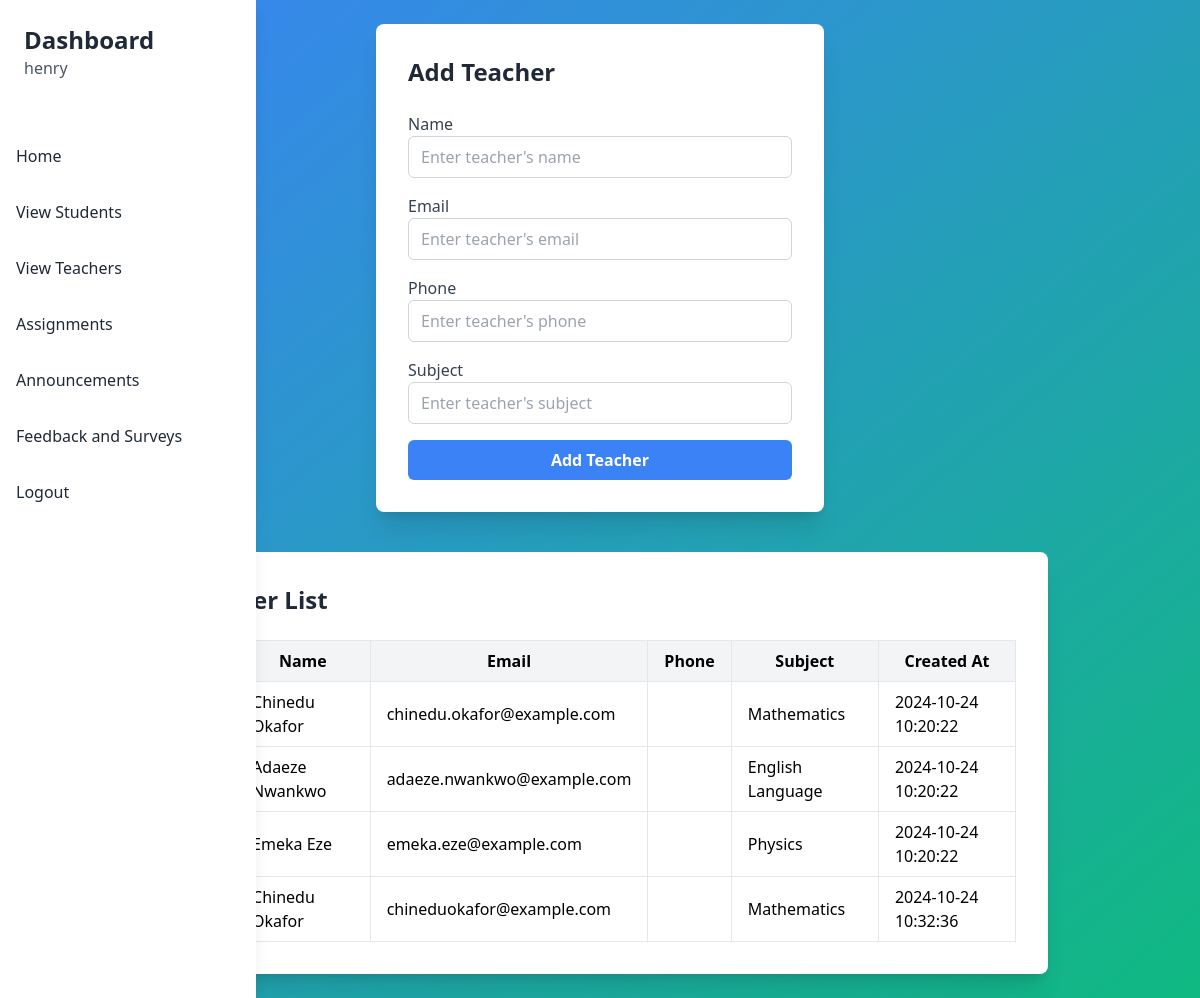
The page /admin/teachers.php (signed in) on the database its author committed.
### tables this page shows
CREATE TABLE `teachers` (
  `id` int(11) NOT NULL,
  `name` varchar(100) NOT NULL,
  `email` varchar(100) NOT NULL,
  `phone` varchar(15) DEFAULT NULL,
  `subject` varchar(50) DEFAULT NULL,
  `created_at` timestamp NULL DEFAULT current_timestamp()
);

### admin/teachers.php (the view, shortened to what this page needs)
<?php
include 'connect.php';
$sql = "SELECT * FROM teachers";
$result = $conn->query($sql);
?>
<!DOCTYPE html>
<html lang="en">
<head>
    <script src="https://cdn.tailwindcss.com"></script>
</head>
<body class="bg-gradient-to-br from-primary to-secondary min-h-screen p-6 flex flex-col items-center">
    <?php include 'sidebar.php'; ?>
    <div class="w-full max-w-md bg-white rounded-lg shadow-xl p-8 mb-10">
        <h2 class="text-2xl font-semibold text-gray-800 mb-6">Add Teacher</h2>
        <form action="teachers.php" method="post">
            <div class="mb-4">
                <label for="name" class="block text-gray-700">Name</label>
                <input type="text" id="name" name="name" required class="w-full px-3 py-2 border border-gray-300 rounded-md" placeholder="Enter teacher's name">
            </div>
            <div class="mb-4">
                <label for="email" class="block text-gray-700">Email</label>
                <input type="email" id="email" name="email" required class="w-full px-3 py-2 border border-gray-300 rounded-md" placeholder="Enter teacher's email">
            </div>
            <div class="mb-4">
                <label for="phone" class="block text-gray-700">Phone</label>
                <input type="text" id="phone" name="phone" class="w-full px-3 py-2 border border-gray-300 rounded-md" placeholder="Enter teacher's phone">
            </div>
            <div class="mb-4">
                <label for="subject" class="block text-gray-700">Subject</label>
                <input type="text" id="subject" name="subject" class="w-full px-3 py-2 border border-gray-300 rounded-md" placeholder="Enter teacher's subject">
            </div>
            <button type="submit" class="w-full bg-primary text-white font-bold py-2 rounded-md hover:bg-blue-600 transition duration-300 ease-in-out">
                Add Teacher
            </button>
        </form>
    </div>
    <div class="w-full max-w-4xl bg-white rounded-lg shadow-xl p-8">
        <h2 class="text-2xl font-semibold text-gray-800 mb-6">Teacher List</h2>
        <table class="min-w-full bg-white border border-gray-300">
            <thead>
                <tr class="bg-gray-100">
                    <th class="border px-4 py-2">ID</th>
                    <th class="border px-4 py-2">Name</th>
                    <th class="border px-4 py-2">Email</th>
                    <th class="border px-4 py-2">Phone</th>
                    <th class="border px-4 py-2">Subject</th>
                    <th class="border px-4 py-2">Created At</th>
                </tr>
            </thead>
            <tbody>
                <?php if ($result->num_rows > 0): ?>
                    <?php while ($row = $result->fetch_assoc()): ?>
                        <tr>
                            <td class="border px-4 py-2"><?php echo $row['id']; ?></td>
                            <td class="border px-4 py-2"><?php echo $row['name']; ?></td>
                            <td class="border px-4 py-2"><?php echo $row['email']; ?></td>
                            <td class="border px-4 py-2"><?php echo $row['phone']; ?></td>
                            <td class="border px-4 py-2"><?php echo $row['subject']; ?></td>
                            <td class="border px-4 py-2"><?php echo $row['created_at']; ?></td>
                        </tr>
                    <?php endwhile; ?>
                <?php else: ?>
                    <tr>
                        <td colspan="6" class="border px-4 py-2 text-center">No teachers found</td>
                    </tr>
                <?php endif; ?>
            </tbody>
        </table>
    </div>
</body>
</html>

### admin/sidebar.php (shortened to what this page needs)
<div class="bg-white shadow-lg w-64 h-screen fixed top-0 left-0 z-30">
    <div class="p-6">
        <h2 class="text-2xl font-bold text-gray-800">Dashboard</h2>
        <p class="text-gray-600"><?php echo htmlspecialchars($_SESSION['username']); ?></p>
    </div>
    <nav class="mt-6">
        <ul>
            <li>
                <a href="home.php" class="block p-4 text-gray-800 hover:bg-primary hover:text-white">Home</a>
            </li>
            <li>
                <a href="students.php" class="block p-4 text-gray-800 hover:bg-primary hover:text-white">View Students</a>
            </li>
            <li>
                <a href="teachers.php" class="block p-4 text-gray-800 hover:bg-primary hover:text-white">View Teachers</a>
            </li>
            <li>
                <a href="assignments.php" class="block p-4 text-gray-800 hover:bg-primary hover:text-white">Assignments</a>
            </li>
            <li>
                <a href="announcements.php" class="block p-4 text-gray-800 hover:bg-primary hover:text-white">Announcements</a>
            </li>
            <li>
                <a href="surveys.php" class="block p-4 text-gray-800 hover:bg-primary hover:text-white">Feedback and Surveys</a>
            </li>
            <li>
                <a href="logout.php" class="block p-4 text-gray-800 hover:bg-primary hover:text-white">Logout</a>
            </li>
        </ul>
    </nav>
</div>

### rows shown on the page
teachers: name "Chinedu Okafor", email "chinedu.okafor@example.com", subject "Mathematics", created_at "2024-10-24 10:20:22"
teachers: name "Adaeze Nwankwo", email "adaeze.nwankwo@example.com", subject "English Language", created_at "2024-10-24 10:20:22"
teachers: name "Emeka Eze", email "emeka.eze@example.com", subject "Physics", created_at "2024-10-24 10:20:22"
teachers: name "Chinedu Okafor", email "chineduokafor@example.com", subject "Mathematics", created_at "2024-10-24 10:32:36"

### other values the page prints
$_SESSION['username'] "henry"
